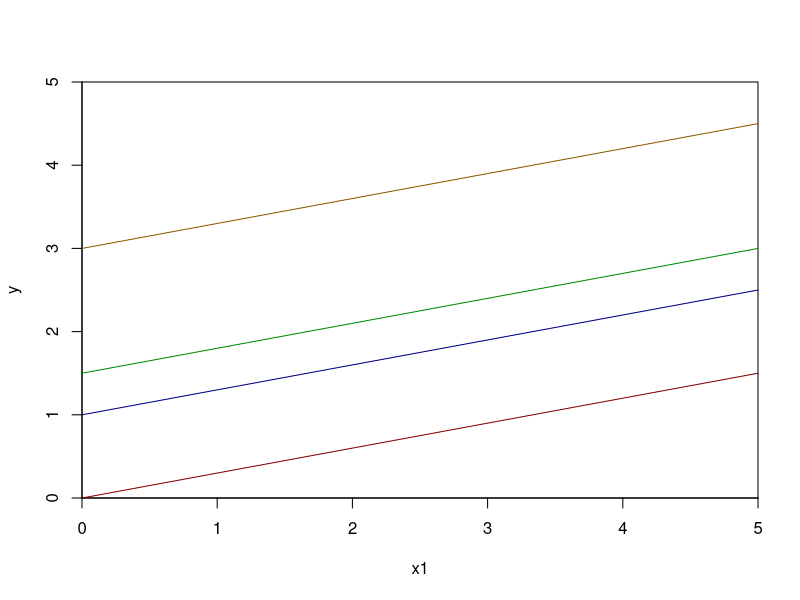
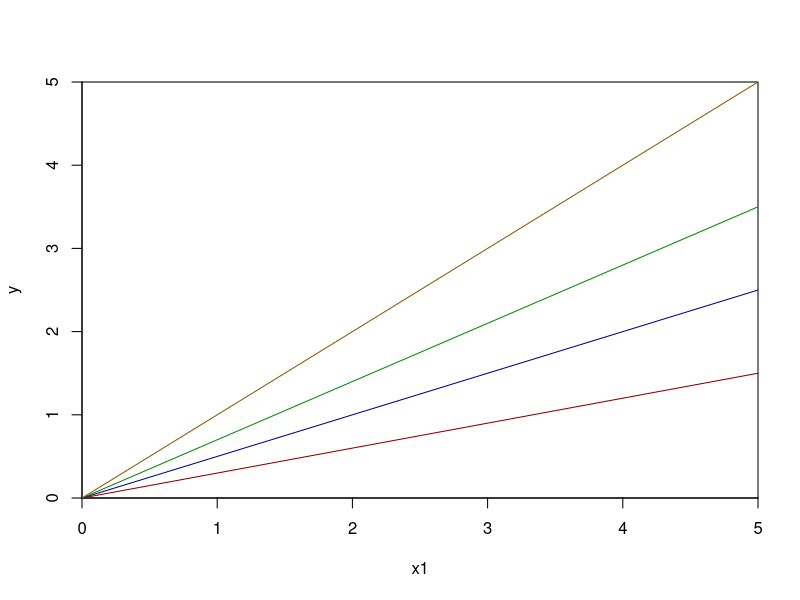
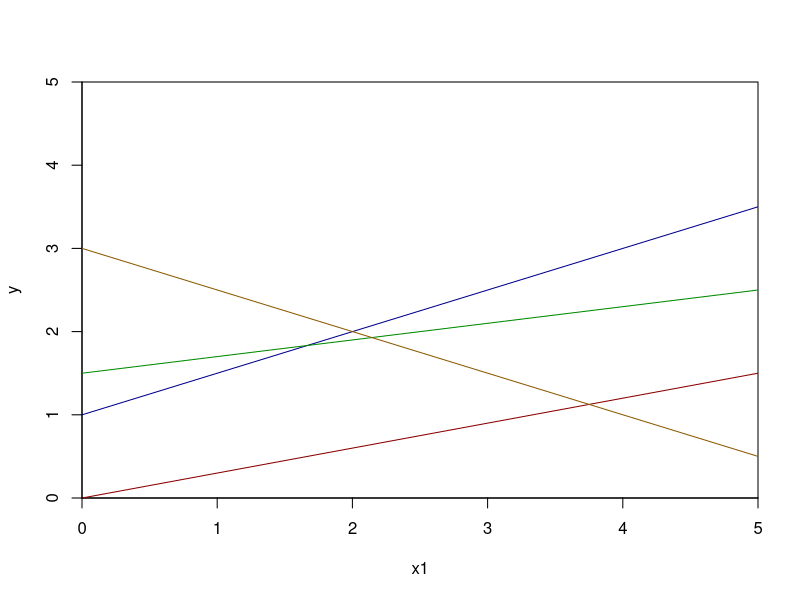

These figures' R source, in order:
## ---- chunk 1
#library(tidyverse)
#library(magick)
library(knitr)
library(kableExtra)
library(lattice)
#library(dplyr)
## ---- chunk 2
# R options
options(
  htmltools.dir.version = FALSE, # for blogdown
  #show.signif.stars = FALSE,     # for regression output
  warm = 1
  )
# Set dpi and height for images
knitr::opts_chunk$set(fig.height = 2.65,dpi =300,fig.align='center',fig.show='hold',size='footnotesize',small.mar=TRUE) 
# For nonsese...
htmltools::tagList(rmarkdown::html_dependency_font_awesome())
# For magick
dev.off <- function(){
  invisible(grDevices::dev.off())
}

knit_hooks$set(small.mar = function(before, options, envir) {
    if (before) par(mar =  c(4, 4, 1.5, 1.5)) 
})
## ---- chunk 3
plot(x=0,y=0,type="n",ylim=c(0,5),xlim=c(0,5),xaxs="i",yaxs="i",xlab="x1",ylab="y")
abline(a=0,b=0.3,col="red4")
abline(a=1,b=0.3,col="blue4")
abline(a=1.5,b=0.3,col="green4")
abline(a=3,b=0.3,col="orange4")
## ---- chunk 4
plot(x=0,y=0,type="n",ylim=c(0,5),xlim=c(0,5),xaxs="i",yaxs="i",xlab="x1",ylab="y")
abline(a=0,b=0.3,col="red4")
abline(a=0,b=0.5,col="blue4")
abline(a=0,b=0.7,col="green4")
abline(a=0,b=1,col="orange4")
## ---- chunk 5
plot(x=0,y=0,type="n",ylim=c(0,5),xlim=c(0,5),xaxs="i",yaxs="i",xlab="x1",ylab="y")
abline(a=0,b=0.3,col="red4")
abline(a=1,b=0.5,col="blue4")
abline(a=1.5,b=0.2,col="green4")
abline(a=3,b=-0.5,col="orange4")
